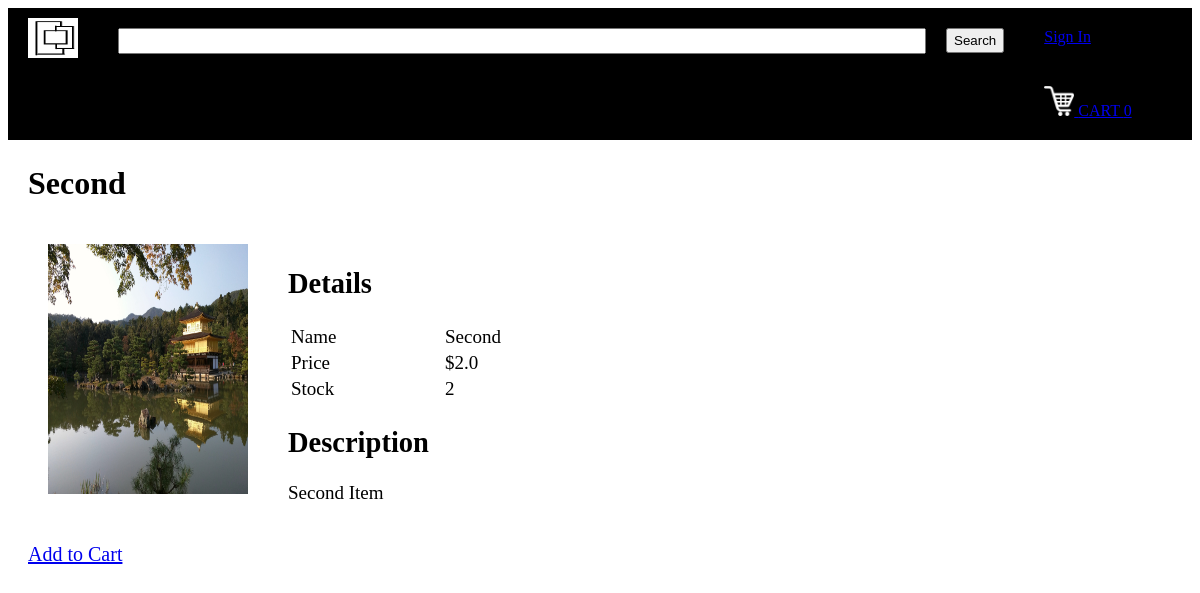
/productDescription?productId=2, run on the app's committed database.
### tables this page shows
CREATE TABLE products
		(productId INTEGER PRIMARY KEY,
		name TEXT,
		price REAL,
		description TEXT,
		image TEXT,
		stock INTEGER,
		categoryId INTEGER,
		FOREIGN KEY(categoryId) REFERENCES categories(categoryId)
		);

### main.py (the view)
@app.route("/productDescription")
def productDescription():
    loggedIn, firstName, noOfItems = getLoginDetails()
    productId = request.args.get('productId')
    with sqlite3.connect('database.db') as conn:
        cur = conn.cursor()
        cur.execute('SELECT productId, name, price, description, image, stock FROM products WHERE productId = ?', (productId, ))
        productData = cur.fetchone()
    conn.close()
    return render_template("productDescription.html", data=productData, loggedIn = loggedIn, firstName = firstName, noOfItems = noOfItems)

### main.py (called while the page is built)
def getLoginDetails():
    with sqlite3.connect('database.db') as conn:
        cur = conn.cursor()
        if 'email' not in session:
            loggedIn = False
            firstName = ''
            noOfItems = 0
        else:
            loggedIn = True
            cur.execute("SELECT userId, firstName FROM users WHERE email = ?", (session['email'], ))
            userId, firstName = cur.fetchone()
            cur.execute("SELECT count(productId) FROM kart WHERE userId = ?", (userId, ))
            noOfItems = cur.fetchone()[0]
    conn.close()
    return (loggedIn, firstName, noOfItems)

### templates/productDescription.html (shortened to what this page needs)
<!DOCTYPE HTML>
<html>
<head>
<link rel="stylesheet" href={{url_for('static', filename='css/productDescription.css')}} />
<link rel="stylesheet" href={{ url_for('static', filename='css/topStyle.css')}} />
</head>
<body>
<div id="title">
	<a href="/">
		<img id="logo" src= {{ url_for('static', filename='images/logo.png') }} />
	</a>
	<form>
		<input id="searchBox" type="text" name="searchQuery">
		<input id="searchButton" type="submit" value="Search">
	</form>
	{% if not loggedIn %}
	<div id="signInButton">
		<a class="link" href="/loginForm">Sign In</a>
	</div>
	{% endif %}
	<div id="kart">
		<a class="link" href="/cart">
			<img src={{url_for('static', filename='images/shoppingCart.png')}} id="cartIcon" />
			CART {{noOfItems}}
		</a>
	</div>
</div>
<div id="display">
	<div id="productName">
		<h1>{{data[1]}}</h1>
	</div>
	<div>
		<img src={{url_for('static', filename='uploads/'+data[4]) }} id="productImage"/>
	</div>
	<div id="productDescription">
		<h2>Details</h2>
		<table id="descriptionTable">
			<tr>
				<td>Name</td>
				<td>{{data[1]}}</td>
			</tr>
			<tr>
				<td>Price</td>
				<td>${{data[2]}}</td>
			</tr>
			<tr>
				<td>Stock</td>
				<td>{{data[5]}}</td>
			</tr>
		</table>
		<h2>Description</h2>
		<p>{{data[3]}}</p>
	</div>
	<div id="addToCart">
		<a href="/addToCart?productId={{request.args.get('productId')}}">Add to Cart</a>
	</div>
</div>
</body>
</html>

### static/css/productDescription.css (style rules this page uses)
#display { margin-top: 20px; margin-left: 20px; margin-right: 20px; margin-bottom: 20px; }
#productImage { height: 250px; width: 200px; margin-left: 20px; margin-right: 20px; margin-top: 20px; margin-bottom: 20px; display: inline-block; float: left; }
#productDescription { margin-left: 20px; margin-right: 20px; margin-top: 20px; margin-bottom: 20px; display: inline-block; font-size: 19px; }
#descriptionTable td { width: 150px; }
#addToCart { font-size: 20px; }

### static/css/topStyle.css (style rules this page uses)
#logo { height: 40px; width: 50px; margin-left: 20px; margin-top: 10px; margin-bottom: 10px; margin-right: 20px; float: left; }
#title { background-color: black; display: inline-block; width: 100%; }
#searchBox { height: 20px; width: 800px; margin-left: 20px; margin-top: 20px; margin-bottom: 20px; margin-right: 20px; float: left; font-size: 1.5em; }
#searchButton { height: 25px; margin-top: 20px; margin-bottom: 20px; margin-right: 20px; float: left; }
#signInButton { color: yellow; margin-top: 20px; margin-bottom: 20px; margin-left: 20px; margin-right: 20px; float: left; }
#kart { color: white; margin-top: 20px; margin-bottom: 20px; margin-left: 20px; margin-right: 20px; float: left; }
#cartIcon { height: 30px; width: 30px; }

### data on the page
products: name "Second", image (picture), price "2.0", stock "2", description "Second Item"

### other printed values
{{ noOfItems }} "0"
